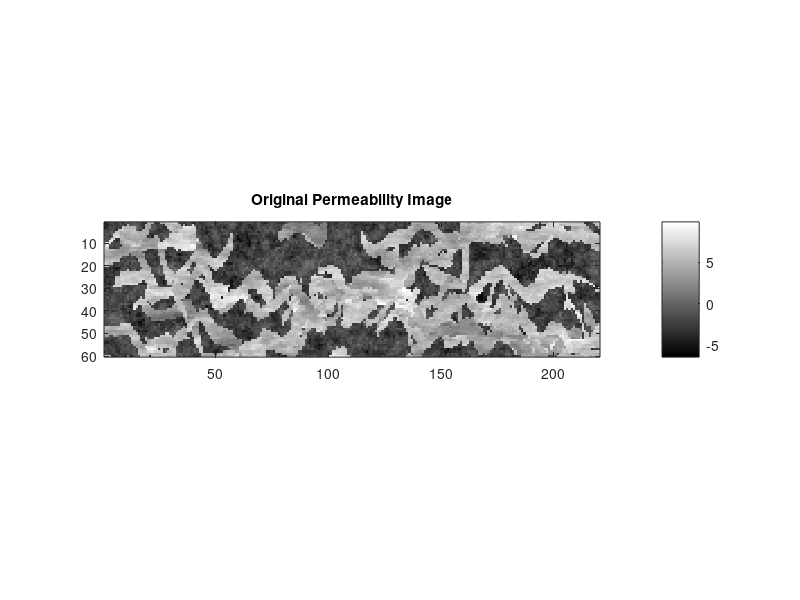
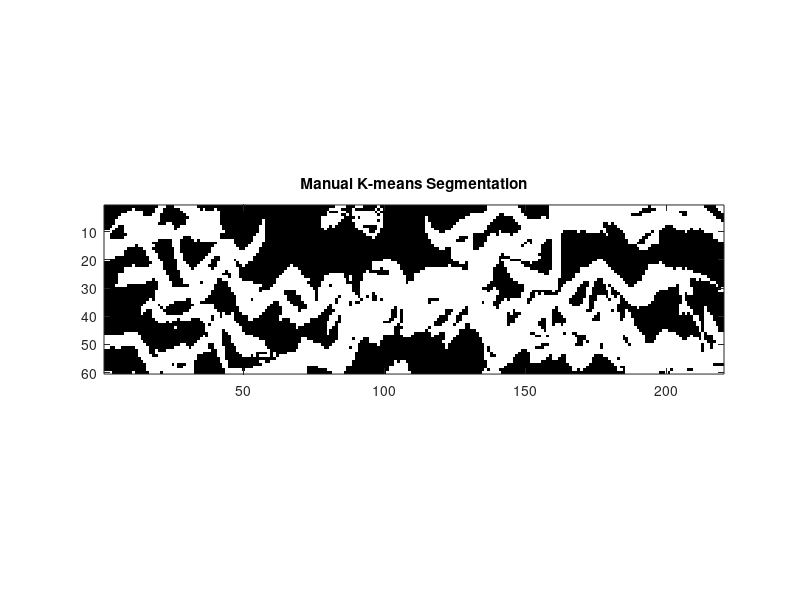
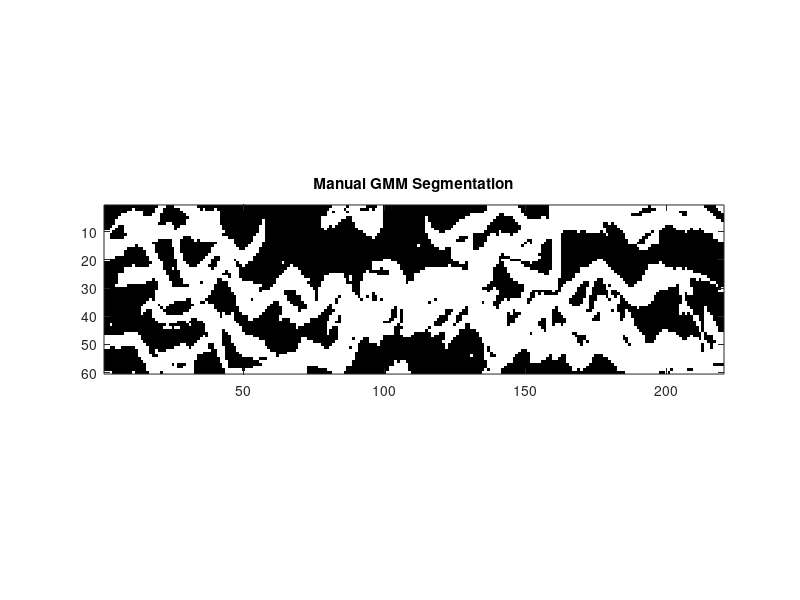
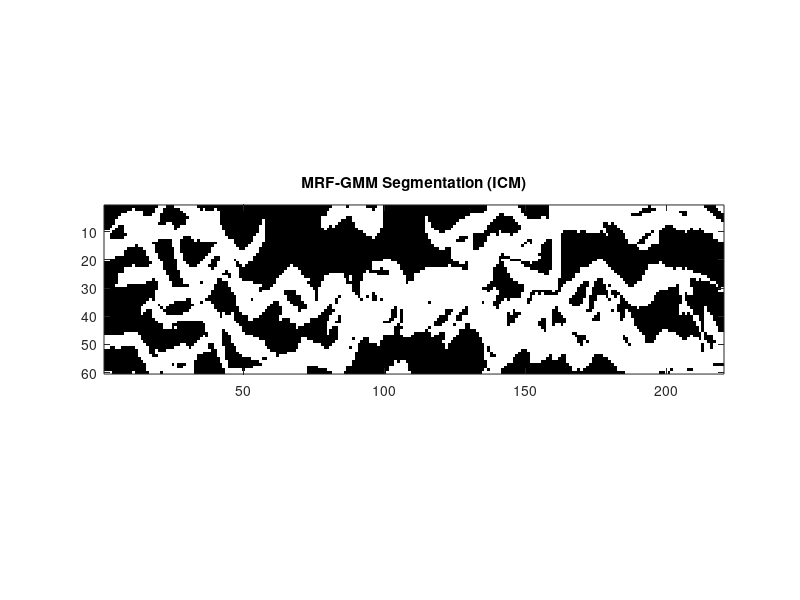

The MATLAB source for these figures, in order:
% Project 2.1 - Image Segmentation using K-means, GMM, and MRF-GMM
clear; clc;

function p = my_normpdf(x, mu, sigma)
    p = (1 / sqrt(2 * pi * sigma^2)) * exp(-(x - mu).^2 / (2 * sigma^2));
end


% ----------- Step 1: Load and Display Original Data -------------
load('permeability.mat');  
figure;
imagesc(Y); axis image; colormap(gray); colorbar;
title('Original Permeability Image');

% Flatten the image data to a vector
data = Y(:);

%% ----------- Step 2: K-means (K=2) Segmentation ----------------------

data = Y(:);            % Flatten image
K = 2;                     % Two clusters
max_iter = 10;             % Number of iterations
centroids = rand(K,1);     % Randomly initialize two centroids

for iter = 1:max_iter
    % Step 1: Assign each pixel to the closest centroid
    dist = abs(data - centroids');     % Euclidean distance
    [~, labels_kmeans] = min(dist, [], 2);

    % Step 2: Update centroids
    for k = 1:K
        if any(labels_kmeans == k)
            centroids(k) = mean(data(labels_kmeans == k));
        end
    end
end

% Reshape result into image form
seg_kmeans = reshape(labels_kmeans, size(Y));

figure;
imagesc(seg_kmeans); axis image; colormap(gray);
title('Manual K-means Segmentation');


%% ----------- Step 3: Gaussian Mixture Model (GMM) using EM (1D, K=2) --------------

data = Y(:);             % Flatten the image
N = length(data);
K = 2;                   % Number of Gaussian components

% Initialization
mu = [min(data); max(data)];            
sigma2 = [var(data); var(data)];        
pi_k = [0.5; 0.5];                      
max_iter = 20;
responsibility = zeros(N, K);

for iter = 1:max_iter
    for k = 1:K
        % Manual normal PDF calculation
        p(:,k) = pi_k(k) * (1 / sqrt(2 * pi * sigma2(k))) * ...
            exp(-(data - mu(k)).^2 / (2 * sigma2(k)));
    end
    sum_p = sum(p, 2);
    responsibility = p ./ sum_p;

    Nk = sum(responsibility, 1);
    for k = 1:K
        mu(k) = sum(responsibility(:,k) .* data) / Nk(k);
        sigma2(k) = sum(responsibility(:,k) .* (data - mu(k)).^2) / Nk(k);
        pi_k(k) = Nk(k) / N;
    end
end

% Assign hard labels
[~, labels_gmm] = max(responsibility, [], 2);
seg_gmm = reshape(labels_gmm, size(Y));

% Check what classes were assigned
disp('Unique labels:');
disp(unique(labels_gmm));  % Should show [1; 2]

figure;
imagesc(seg_gmm); axis image; colormap(gray);
title('Manual GMM Segmentation');
drawnow;


%% ----------- Step 4: Markov Random Field Mixture Model(MRF-GMM via ICM) --------
labels = reshape(labels_gmm, size(Y));  % Use GMM result as init
[rows, cols] = size(Y);
num_iter = 5;  % Number of ICM iterations
beta = 1;      % Smoothness weight

% Reuse the same GMM parameters for likelihood estimation
for iter = 1:num_iter
    for i = 2:rows-1
        for j = 2:cols-1
            p = Y(i,j);
            neighbors = [labels(i-1,j), labels(i+1,j), labels(i,j-1), labels(i,j+1)];

            % Compute log-likelihoods manually
            loglike1 = -log(1 / sqrt(2 * pi * sigma2(1))) - (p - mu(1))^2 / (2 * sigma2(1));
            loglike2 = -log(1 / sqrt(2 * pi * sigma2(2))) - (p - mu(2))^2 / (2 * sigma2(2));

            e1 = -loglike1 + beta * sum(neighbors ~= 1);
            e2 = -loglike2 + beta * sum(neighbors ~= 2);

            labels(i,j) = 1 + (e2 < e1);  % Choose lower energy
        end
    end
end

figure;
imagesc(labels); axis image; colormap(gray);
title('MRF-GMM Segmentation (ICM)');
